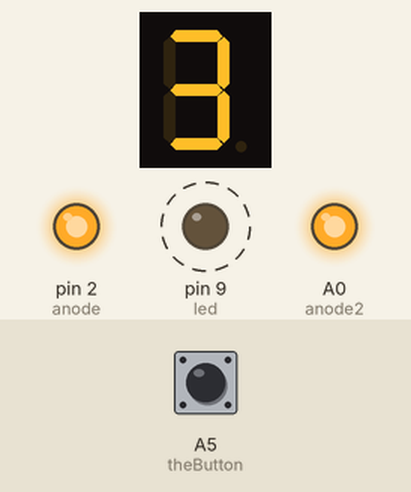
A sketch run on a simulated Arduino Uno, built with avr-gcc and run on an emulated ATmega328P. Parts: 1-digit seven-segment display, output pins drawn as LEDs (lit = HIGH). Wiring (inferred from the names in the program): 1-digit 7-segment display, segments lit when LOW: segments A1, A2, pin 3, pin 1, pin 0, pin 13, pin 12. Dashed ring = blinking. Inputs (shaded band) come from the test bench; at power-on: A5 (theButton) HIGH. The segment pins are drawn as the display they are named for; pins used as bus, display or sensor lines are not drawn.

Above: at 1.2 s.
1.3 s: A5 (theButton) pulled LOW for 0.15 s
At 1.9 s:
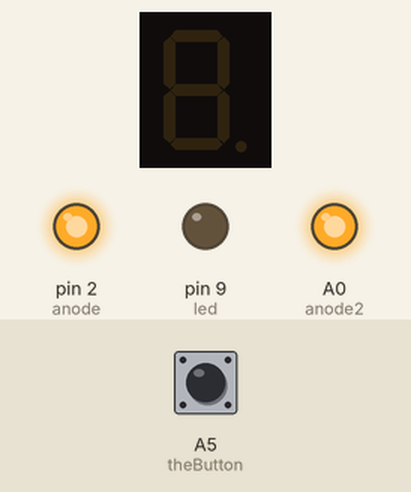
2.0 s: A5 (theButton) pulled LOW for 1 s
At 9.05 s:
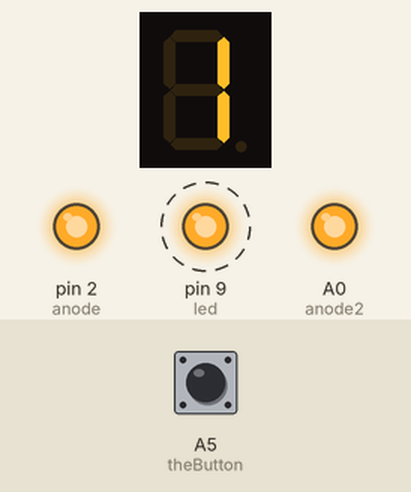
Timing chart, 0 to 9.6 s (numbered marks = the images above; inputs shaded):
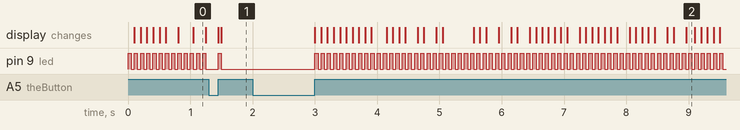

Measured:
- after the input at 2.0 s, pin 9 (led): alternates HIGH for 0.05 s and LOW for 0.05 s, starting after 1.0 s; the display: changes after 1.0 s (image 2)
- by itself, pin 9 (led): alternates HIGH for 0.05 s and LOW for 0.05 s

The sketch:

Dice7Seg.ino
```cpp
/*
 * A 7 segment digital dice to demonstrate the Otemba
 * by FakuFaku, 2012
 */

//-=-=-=-=-=-=-=-=-=-=-=-=-=-=-=-=-=-=
//Pin definitions
int anode = 2;    //Display pin 12
int anode2 = A0;

int segA = A1;      //Display pin 11
int segB = A2;      //Display pin 7
int segC = 3;       //Display pin 4
int segD = 1;       //Display pin 2
int segE = 0;       //Display pin 1
int segF = 13;      //Display pin 10
int segG = 12;       //Display pin 5

int colons = 4;     //Display pin 3

const static int theButton = A5;

const static int led = 9;

// state
#define RUNNING 0
#define PRESSED 1
int state = RUNNING;

unsigned long blink_timer;
#define RUN_TIME 100
#define WIN_TIME 1000

int current_number;

void setup()
{
  // initialize the button
  pinMode(theButton, INPUT);
  digitalWrite(theButton, HIGH); // pull-up

  // initialize the led
  pinMode(led, OUTPUT);
  digitalWrite(led, LOW);

  //These pins are used to control the display
  pinMode(segA, OUTPUT);
  digitalWrite(segA, HIGH);
  pinMode(segB, OUTPUT);
  digitalWrite(segB, HIGH);
  pinMode(segC, OUTPUT);
  digitalWrite(segC, HIGH);
  pinMode(segD, OUTPUT);
  digitalWrite(segD, HIGH);
  pinMode(segE, OUTPUT);
  digitalWrite(segE, HIGH);
  pinMode(segF, OUTPUT);
  digitalWrite(segF, HIGH);
  pinMode(segG, OUTPUT);
  digitalWrite(segG, HIGH);

  pinMode(colons, OUTPUT);
  digitalWrite(colons, HIGH);

  /*
  for (int i = 0 ; i < 18 ; i ++)
    digitalWrite(i, LOW);
   */

  pinMode(anode, OUTPUT);
  digitalWrite(anode, HIGH);
  pinMode(anode2, OUTPUT);
  digitalWrite(anode2, HIGH);


  blink_timer = millis();

  current_number = readTimer() % 6 + 1;

  setupTimer();

}

void loop()
{
  if (state == RUNNING)
  {
    if (millis() % RUN_TIME < RUN_TIME/2)
      digitalWrite(led, HIGH);
    else
      digitalWrite(led, LOW);

    // change current number
    if (millis() - blink_timer > RUN_TIME)
    {
      current_number = readTimer() % 6 + 1;
      blink_timer = millis();
      lightNumber(' ');
    }

    // display number
    lightNumber(current_number);

    // if the button is pressed get the current number and switch state
    while (digitalRead(theButton) == LOW)
    {
      current_number = readTimer() % 6 + 1;
      state = PRESSED;
      blink_timer = millis();
    }
  }
  else
  {
    if (millis() % WIN_TIME < WIN_TIME/2)
    {
      lightNumber(current_number);
      digitalWrite(led, HIGH);
    }
    else
    {
      lightNumber(' ');
      digitalWrite(led, LOW);
    }

    while (digitalRead(theButton) == LOW)
    {
      state = RUNNING;
    }
  }
}


void setupTimer()
{
  TCCR1B |= 1;  // clock divider 1
}

int readTimer()
{
  return TCNT1;
}


//Given a number, turns on those segments
//If number == 10, then turn off all segments
void lightNumber(int numberToDisplay)
{

#define SEGMENT_ON  LOW
#define SEGMENT_OFF HIGH

  digitalWrite(anode, HIGH);
  digitalWrite(anode2, HIGH);

  /*
Segments
   -  A
   F / / B
   -  G
   E / / C
   -  D
   */

  switch (numberToDisplay)
  {

  case 0:
    digitalWrite(segA, SEGMENT_ON);
    digitalWrite(segB, SEGMENT_ON);
    digitalWrite(segC, SEGMENT_ON);
    digitalWrite(segD, SEGMENT_ON);
    digitalWrite(segE, SEGMENT_ON);
    digitalWrite(segF, SEGMENT_ON);
    digitalWrite(segG, SEGMENT_OFF);
    break;

  case 1:
    digitalWrite(segA, SEGMENT_OFF);
    digitalWrite(segB, SEGMENT_ON);
    digitalWrite(segC, SEGMENT_ON);
    digitalWrite(segD, SEGMENT_OFF);
    digitalWrite(segE, SEGMENT_OFF);
    digitalWrite(segF, SEGMENT_OFF);
    digitalWrite(segG, SEGMENT_OFF);
    break;

  case 2:
    digitalWrite(segA, SEGMENT_ON);
    digitalWrite(segB, SEGMENT_ON);
    digitalWrite(segC, SEGMENT_OFF);
    digitalWrite(segD, SEGMENT_ON);
    digitalWrite(segE, SEGMENT_ON);
    digitalWrite(segF, SEGMENT_OFF);
    digitalWrite(segG, SEGMENT_ON);
    break;

  case 3:
    digitalWrite(segA, SEGMENT_ON);
    digitalWrite(segB, SEGMENT_ON);
    digitalWrite(segC, SEGMENT_ON);
    digitalWrite(segD, SEGMENT_ON);
    digitalWrite(segE, SEGMENT_OFF);
    digitalWrite(segF, SEGMENT_OFF);
    digitalWrite(segG, SEGMENT_ON);
    break;

  case 4:
    digitalWrite(segA, SEGMENT_OFF);
    digitalWrite(segB, SEGMENT_ON);
    digitalWrite(segC, SEGMENT_ON);
    digitalWrite(segD, SEGMENT_OFF);
    digitalWrite(segE, SEGMENT_OFF);
    digitalWrite(segF, SEGMENT_ON);
    digitalWrite(segG, SEGMENT_ON);
    break;

  case 5:
    digitalWrite(segA, SEGMENT_ON);
    digitalWrite(segB, SEGMENT_OFF);
    digitalWrite(segC, SEGMENT_ON);
    digitalWrite(segD, SEGMENT_ON);
    digitalWrite(segE, SEGMENT_OFF);
    digitalWrite(segF, SEGMENT_ON);
    digitalWrite(segG, SEGMENT_ON);
    break;

  case 6:
    digitalWrite(segA, SEGMENT_ON);
    digitalWrite(segB, SEGMENT_OFF);
    digitalWrite(segC, SEGMENT_ON);
    digitalWrite(segD, SEGMENT_ON);
    digitalWrite(segE, SEGMENT_ON);
    digitalWrite(segF, SEGMENT_ON);
    digitalWrite(segG, SEGMENT_ON);
    break;

  case 7:
    digitalWrite(segA, SEGMENT_ON);
    digitalWrite(segB, SEGMENT_ON);
    digitalWrite(segC, SEGMENT_ON);
    break;

  case 8:
    digitalWrite(segA, SEGMENT_ON);
    digitalWrite(segB, SEGMENT_ON);
    digitalWrite(segC, SEGMENT_ON);
    digitalWrite(segD, SEGMENT_ON);
    digitalWrite(segE, SEGMENT_ON);
    digitalWrite(segF, SEGMENT_ON);
    digitalWrite(segG, SEGMENT_ON);
    break;

  case 9:
    digitalWrite(segA, SEGMENT_ON);
    digitalWrite(segB, SEGMENT_ON);
    digitalWrite(segC, SEGMENT_ON);
    digitalWrite(segD, SEGMENT_ON);
    digitalWrite(segF, SEGMENT_ON);
    digitalWrite(segG, SEGMENT_ON);
    break;

  case 10:
    digitalWrite(segA, SEGMENT_OFF);
    digitalWrite(segB, SEGMENT_OFF);
    digitalWrite(segC, SEGMENT_OFF);
    digitalWrite(segD, SEGMENT_OFF);
    digitalWrite(segE, SEGMENT_OFF);
    digitalWrite(segF, SEGMENT_OFF);
    digitalWrite(segG, SEGMENT_OFF);
    break;

    /*
Segments
     -  A
     F / / B
     -    G
     E / / C
     - D
     */

    //Letters
  case 'b': //cdefg
    digitalWrite(segC, SEGMENT_ON);
    digitalWrite(segD, SEGMENT_ON);
    digitalWrite(segE, SEGMENT_ON);
    digitalWrite(segF, SEGMENT_ON);
    digitalWrite(segG, SEGMENT_ON);
    break;
  case 'L': //def
    digitalWrite(segD, SEGMENT_ON);
    digitalWrite(segE, SEGMENT_ON);
    digitalWrite(segF, SEGMENT_ON);
    break;
  case 'u': //cde
    digitalWrite(segC, SEGMENT_ON);
    digitalWrite(segD, SEGMENT_ON);
    digitalWrite(segE, SEGMENT_ON);
    break;

  case 'g': //abcdfg
    digitalWrite(segA, SEGMENT_ON);
    digitalWrite(segB, SEGMENT_ON);
    digitalWrite(segC, SEGMENT_ON);
    digitalWrite(segD, SEGMENT_ON);
    digitalWrite(segF, SEGMENT_ON);
    digitalWrite(segG, SEGMENT_ON);
    break;
  case 'r': //eg
    digitalWrite(segE, SEGMENT_ON);
    digitalWrite(segG, SEGMENT_ON);
    break;
  case 'n': //ceg
    digitalWrite(segC, SEGMENT_ON);
    digitalWrite(segE, SEGMENT_ON);
    digitalWrite(segG, SEGMENT_ON);
    break;

    //case r
  case 'e': //adefg
    digitalWrite(segA, SEGMENT_ON);
    digitalWrite(segD, SEGMENT_ON);
    digitalWrite(segE, SEGMENT_ON);
    digitalWrite(segF, SEGMENT_ON);
    digitalWrite(segG, SEGMENT_ON);
    break;
  case 'd': //bcdeg
    digitalWrite(segB, SEGMENT_ON);
    digitalWrite(segC, SEGMENT_ON);
    digitalWrite(segD, SEGMENT_ON);
    digitalWrite(segE, SEGMENT_ON);
    digitalWrite(segG, SEGMENT_ON);
    break;
  case ' ': //None
    digitalWrite(segA, SEGMENT_OFF);
    digitalWrite(segB, SEGMENT_OFF);
    digitalWrite(segC, SEGMENT_OFF);
    digitalWrite(segD, SEGMENT_OFF);
    digitalWrite(segE, SEGMENT_OFF);
    digitalWrite(segF, SEGMENT_OFF);
    digitalWrite(segG, SEGMENT_OFF);
    break;

  case 'y': //bcdfg
    digitalWrite(segB, SEGMENT_ON);
    digitalWrite(segC, SEGMENT_ON);
    digitalWrite(segD, SEGMENT_ON);
    digitalWrite(segF, SEGMENT_ON);
    digitalWrite(segG, SEGMENT_ON);
    break;
    //case e
    //case L
  case 'o': //cdeg
    digitalWrite(segC, SEGMENT_ON);
    digitalWrite(segD, SEGMENT_ON);
    digitalWrite(segE, SEGMENT_ON);
    digitalWrite(segG, SEGMENT_ON);
    break;

  }
}
```
